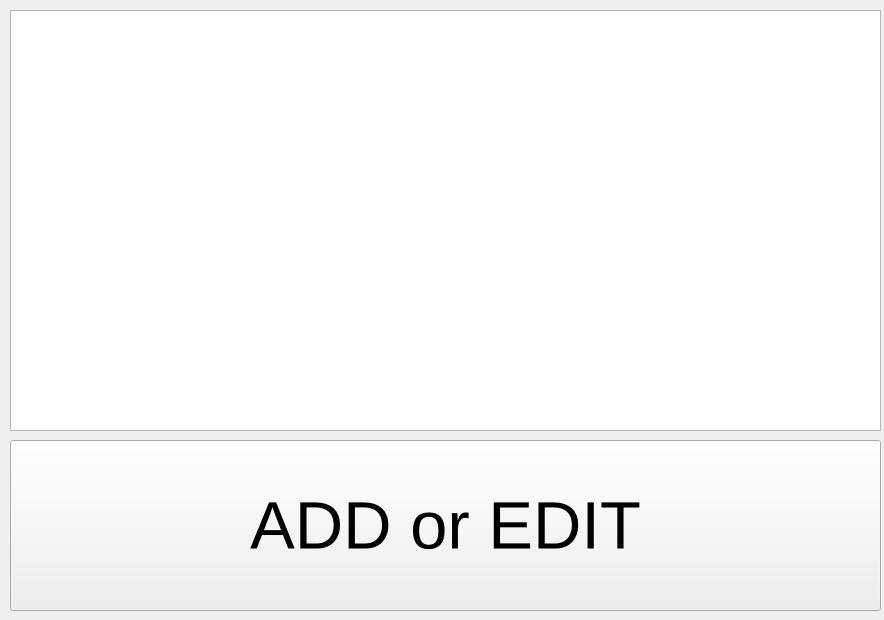
<?xml version="1.0" encoding="UTF-8"?>
<ui version="4.0">
 <class>coffee</class>
 <widget class="QWidget" name="coffee">
  <property name="geometry">
   <rect>
    <x>0</x>
    <y>0</y>
    <width>884</width>
    <height>620</height>
   </rect>
  </property>
  <property name="windowTitle">
   <string>Form</string>
  </property>
  <widget class="QTableWidget" name="tableWidget">
   <property name="geometry">
    <rect>
     <x>10</x>
     <y>10</y>
     <width>871</width>
     <height>421</height>
    </rect>
   </property>
  </widget>
  <widget class="QPushButton" name="pushButton">
   <property name="geometry">
    <rect>
     <x>10</x>
     <y>440</y>
     <width>871</width>
     <height>171</height>
    </rect>
   </property>
   <property name="font">
    <font>
     <pointsize>50</pointsize>
    </font>
   </property>
   <property name="text">
    <string>ADD or EDIT</string>
   </property>
  </widget>
 </widget>
 <resources/>
 <connections/>
</ui>
